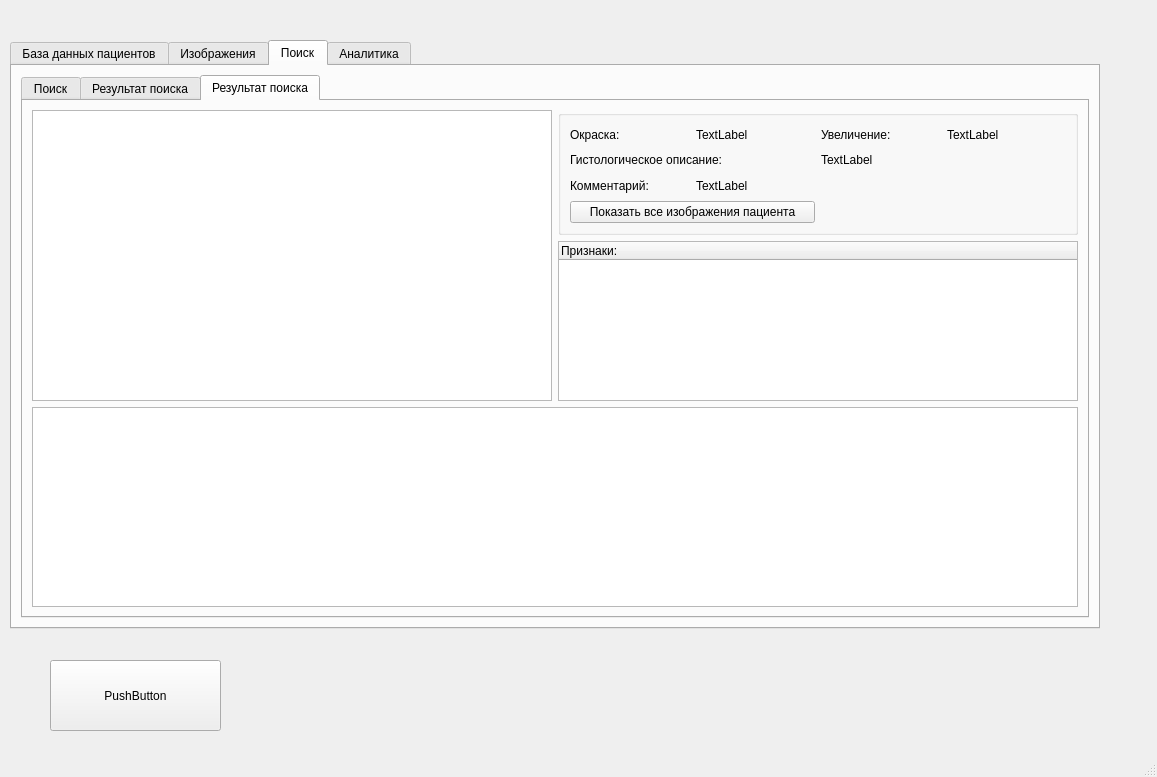
<?xml version="1.0" encoding="UTF-8"?>
<ui version="4.0">
 <class>MainWindow</class>
 <widget class="QMainWindow" name="MainWindow">
  <property name="geometry">
   <rect>
    <x>0</x>
    <y>0</y>
    <width>1157</width>
    <height>777</height>
   </rect>
  </property>
  <property name="windowTitle">
   <string>MainWindow</string>
  </property>
  <widget class="QWidget" name="centralwidget">
   <widget class="QTabWidget" name="tabWidget">
    <property name="geometry">
     <rect>
      <x>10</x>
      <y>40</y>
      <width>1090</width>
      <height>589</height>
     </rect>
    </property>
    <property name="currentIndex">
     <number>2</number>
    </property>
    <widget class="QWidget" name="tab">
     <attribute name="title">
      <string>База данных пациентов</string>
     </attribute>
     <layout class="QGridLayout" name="gridLayout_2">
      <item row="1" column="0">
       <widget class="QPushButton" name="pushButton">
        <property name="text">
         <string>Добавить пациента</string>
        </property>
       </widget>
      </item>
      <item row="1" column="1">
       <widget class="QPushButton" name="pushButton_2">
        <property name="text">
         <string>Редактировать пациента</string>
        </property>
       </widget>
      </item>
      <item row="1" column="2">
       <widget class="QPushButton" name="pushButton_3">
        <property name="text">
         <string>Удалить пациента</string>
        </property>
       </widget>
      </item>
      <item row="0" column="0" colspan="3">
       <widget class="QTableView" name="tableView"/>
      </item>
     </layout>
    </widget>
    <widget class="QWidget" name="tab_2">
     <attribute name="title">
      <string>Изображения</string>
     </attribute>
     <layout class="QGridLayout" name="gridLayout_3">
      <item row="3" column="0" colspan="2">
       <layout class="QHBoxLayout" name="horizontalLayout">
        <item>
         <widget class="QPushButton" name="pushButton_4">
          <property name="text">
           <string>Новое изображение</string>
          </property>
         </widget>
        </item>
        <item>
         <widget class="QPushButton" name="pushButton_5">
          <property name="text">
           <string>Редактировать изображение</string>
          </property>
         </widget>
        </item>
        <item>
         <widget class="QPushButton" name="pushButton_6">
          <property name="text">
           <string>Удалить изображение</string>
          </property>
         </widget>
        </item>
       </layout>
      </item>
      <item row="1" column="1">
       <widget class="QTreeWidget" name="treeWidget">
        <property name="minimumSize">
         <size>
          <width>500</width>
          <height>100</height>
         </size>
        </property>
        <property name="maximumSize">
         <size>
          <width>600</width>
          <height>16777215</height>
         </size>
        </property>
        <column>
         <property name="text">
          <string notr="true">Признаки:</string>
         </property>
        </column>
       </widget>
      </item>
      <item row="0" column="1">
       <widget class="QGroupBox" name="groupBox">
        <property name="minimumSize">
         <size>
          <width>500</width>
          <height>125</height>
         </size>
        </property>
        <property name="maximumSize">
         <size>
          <width>600</width>
          <height>250</height>
         </size>
        </property>
        <property name="title">
         <string/>
        </property>
        <layout class="QGridLayout" name="gridLayout_4">
         <item row="1" column="3">
          <widget class="QLabel" name="label_9">
           <property name="text">
            <string>TextLabel</string>
           </property>
          </widget>
         </item>
         <item row="1" column="0">
          <widget class="QLabel" name="label_6">
           <property name="text">
            <string>Окраска:</string>
           </property>
          </widget>
         </item>
         <item row="1" column="2">
          <widget class="QLabel" name="label_8">
           <property name="text">
            <string>Увеличение:</string>
           </property>
          </widget>
         </item>
         <item row="0" column="3">
          <widget class="QLabel" name="label_5">
           <property name="text">
            <string>TextLabel</string>
           </property>
          </widget>
         </item>
         <item row="0" column="0">
          <widget class="QLabel" name="label_2">
           <property name="text">
            <string>№ изображения:</string>
           </property>
          </widget>
         </item>
         <item row="3" column="2" colspan="2">
          <widget class="QLabel" name="label_11">
           <property name="text">
            <string>TextLabel</string>
           </property>
          </widget>
         </item>
         <item row="1" column="1">
          <widget class="QLabel" name="label_7">
           <property name="text">
            <string>TextLabel</string>
           </property>
          </widget>
         </item>
         <item row="3" column="0" colspan="2">
          <widget class="QLabel" name="label_10">
           <property name="text">
            <string>Гистологическое описание:</string>
           </property>
          </widget>
         </item>
         <item row="0" column="2">
          <widget class="QLabel" name="label_4">
           <property name="text">
            <string>Количество изображений:</string>
           </property>
          </widget>
         </item>
         <item row="0" column="1">
          <widget class="QLabel" name="label_3">
           <property name="text">
            <string>TextLabel</string>
           </property>
          </widget>
         </item>
         <item row="4" column="0">
          <widget class="QLabel" name="label_12">
           <property name="text">
            <string>Комментарий:</string>
           </property>
          </widget>
         </item>
         <item row="4" column="1" colspan="3">
          <widget class="QLabel" name="label_13">
           <property name="text">
            <string>TextLabel</string>
           </property>
          </widget>
         </item>
         <item row="2" column="0">
          <widget class="QLabel" name="label_34">
           <property name="text">
            <string>Цитологическое описание</string>
           </property>
          </widget>
         </item>
         <item row="2" column="1">
          <widget class="QLabel" name="label_35">
           <property name="text">
            <string>TextLabel</string>
           </property>
          </widget>
         </item>
        </layout>
       </widget>
      </item>
      <item row="0" column="0" rowspan="2">
       <widget class="QGraphicsView" name="graphicsView"/>
      </item>
      <item row="2" column="0" colspan="2">
       <widget class="QTableWidget" name="tableWidget"/>
      </item>
     </layout>
    </widget>
    <widget class="QWidget" name="tab_3">
     <attribute name="title">
      <string>Поиск</string>
     </attribute>
     <layout class="QGridLayout" name="gridLayout_6">
      <item row="0" column="1">
       <widget class="QTabWidget" name="tabWidget_2">
        <property name="currentIndex">
         <number>2</number>
        </property>
        <widget class="QWidget" name="tab_5">
         <attribute name="title">
          <string>Поиск</string>
         </attribute>
         <layout class="QGridLayout" name="gridLayout_7">
          <item row="1" column="2" colspan="2">
           <widget class="QGroupBox" name="groupBox_3">
            <property name="title">
             <string>Поиск по симптомам:</string>
            </property>
            <layout class="QGridLayout" name="gridLayout_9">
             <item row="1" column="0">
              <widget class="QTreeWidget" name="treeWidget_2">
               <column>
                <property name="text">
                 <string>Признаки:</string>
                </property>
               </column>
              </widget>
             </item>
             <item row="0" column="0">
              <layout class="QHBoxLayout" name="horizontalLayout_6">
               <item>
                <widget class="QRadioButton" name="radioButton_5">
                 <property name="text">
                  <string>&quot;И&quot;</string>
                 </property>
                 <property name="checked">
                  <bool>true</bool>
                 </property>
                </widget>
               </item>
               <item>
                <widget class="QRadioButton" name="radioButton_6">
                 <property name="text">
                  <string>&quot;ИЛИ&quot;</string>
                 </property>
                </widget>
               </item>
               <item>
                <spacer name="horizontalSpacer_5">
                 <property name="orientation">
                  <enum>Qt::Horizontal</enum>
                 </property>
                 <property name="sizeHint" stdset="0">
                  <size>
                   <width>40</width>
                   <height>20</height>
                  </size>
                 </property>
                </spacer>
               </item>
              </layout>
             </item>
            </layout>
           </widget>
          </item>
          <item row="1" column="1">
           <widget class="QGroupBox" name="groupBox_2">
            <property name="minimumSize">
             <size>
              <width>600</width>
              <height>0</height>
             </size>
            </property>
            <property name="maximumSize">
             <size>
              <width>600</width>
              <height>16777215</height>
             </size>
            </property>
            <property name="title">
             <string>Поиск по пациенту:</string>
            </property>
            <layout class="QGridLayout" name="gridLayout_8">
             <item row="10" column="1">
              <widget class="QDateEdit" name="dateEdit_4">
               <property name="minimumDateTime">
                <datetime>
                 <hour>0</hour>
                 <minute>0</minute>
                 <second>0</second>
                 <year>1752</year>
                 <month>9</month>
                 <day>14</day>
                </datetime>
               </property>
               <property name="minimumDate">
                <date>
                 <year>1752</year>
                 <month>9</month>
                 <day>14</day>
                </date>
               </property>
               <property name="calendarPopup">
                <bool>true</bool>
               </property>
               <property name="date">
                <date>
                 <year>1900</year>
                 <month>1</month>
                 <day>1</day>
                </date>
               </property>
              </widget>
             </item>
             <item row="7" column="0">
              <widget class="QLabel" name="label_27">
               <property name="text">
                <string>Дата рождения с:</string>
               </property>
              </widget>
             </item>
             <item row="5" column="0">
              <widget class="QLabel" name="label_32">
               <property name="text">
                <string>Диагноз гистологический:</string>
               </property>
              </widget>
             </item>
             <item row="9" column="1">
              <widget class="QDateEdit" name="dateEdit_3">
               <property name="calendarPopup">
                <bool>true</bool>
               </property>
               <property name="date">
                <date>
                 <year>1900</year>
                 <month>1</month>
                 <day>1</day>
                </date>
               </property>
              </widget>
             </item>
             <item row="1" column="0">
              <widget class="QLabel" name="label_22">
               <property name="text">
                <string>Фамилия:</string>
               </property>
              </widget>
             </item>
             <item row="9" column="0">
              <widget class="QLabel" name="label_29">
               <property name="text">
                <string>Дата забодевания с:</string>
               </property>
              </widget>
             </item>
             <item row="8" column="0">
              <widget class="QLabel" name="label_28">
               <property name="text">
                <string>Дата рождения по:</string>
               </property>
              </widget>
             </item>
             <item row="0" column="0">
              <widget class="QLabel" name="label">
               <property name="text">
                <string>Номер карты:</string>
               </property>
              </widget>
             </item>
             <item row="5" column="1">
              <widget class="QComboBox" name="comboBox"/>
             </item>
             <item row="3" column="0">
              <widget class="QLabel" name="label_26">
               <property name="text">
                <string>Отчество:</string>
               </property>
              </widget>
             </item>
             <item row="10" column="0">
              <widget class="QLabel" name="label_30">
               <property name="text">
                <string>Дата заболевания по:</string>
               </property>
              </widget>
             </item>
             <item row="4" column="0">
              <widget class="QLabel" name="label_31">
               <property name="text">
                <string>Пол:</string>
               </property>
              </widget>
             </item>
             <item row="2" column="0">
              <widget class="QLabel" name="label_23">
               <property name="text">
                <string>Имя:</string>
               </property>
              </widget>
             </item>
             <item row="8" column="1">
              <widget class="QDateEdit" name="dateEdit_2">
               <property name="calendarPopup">
                <bool>true</bool>
               </property>
               <property name="date">
                <date>
                 <year>1900</year>
                 <month>1</month>
                 <day>1</day>
                </date>
               </property>
              </widget>
             </item>
             <item row="7" column="1">
              <widget class="QDateEdit" name="dateEdit">
               <property name="currentSection">
                <enum>QDateTimeEdit::DaySection</enum>
               </property>
               <property name="calendarPopup">
                <bool>true</bool>
               </property>
               <property name="date">
                <date>
                 <year>1900</year>
                 <month>1</month>
                 <day>1</day>
                </date>
               </property>
              </widget>
             </item>
             <item row="11" column="0">
              <spacer name="verticalSpacer_2">
               <property name="orientation">
                <enum>Qt::Vertical</enum>
               </property>
               <property name="sizeHint" stdset="0">
                <size>
                 <width>20</width>
                 <height>40</height>
                </size>
               </property>
              </spacer>
             </item>
             <item row="3" column="1">
              <widget class="QLineEdit" name="lineEdit"/>
             </item>
             <item row="1" column="1">
              <widget class="QLineEdit" name="lineEdit_3"/>
             </item>
             <item row="2" column="1">
              <widget class="QLineEdit" name="lineEdit_2"/>
             </item>
             <item row="0" column="1">
              <widget class="QLineEdit" name="lineEdit_4"/>
             </item>
             <item row="4" column="1">
              <layout class="QHBoxLayout" name="horizontalLayout_2">
               <item>
                <widget class="QRadioButton" name="radioButton">
                 <property name="text">
                  <string>М</string>
                 </property>
                </widget>
               </item>
               <item>
                <widget class="QRadioButton" name="radioButton_2">
                 <property name="text">
                  <string>Ж</string>
                 </property>
                </widget>
               </item>
               <item>
                <spacer name="horizontalSpacer_2">
                 <property name="orientation">
                  <enum>Qt::Horizontal</enum>
                 </property>
                 <property name="sizeHint" stdset="0">
                  <size>
                   <width>40</width>
                   <height>20</height>
                  </size>
                 </property>
                </spacer>
               </item>
              </layout>
             </item>
             <item row="6" column="0">
              <widget class="QLabel" name="label_33">
               <property name="text">
                <string>Диагноз цитологический</string>
               </property>
              </widget>
             </item>
             <item row="6" column="1">
              <widget class="QComboBox" name="comboBox_2"/>
             </item>
            </layout>
           </widget>
          </item>
          <item row="0" column="1" colspan="3">
           <layout class="QHBoxLayout" name="horizontalLayout_3">
            <property name="sizeConstraint">
             <enum>QLayout::SetMinimumSize</enum>
            </property>
            <item>
             <widget class="QRadioButton" name="radioButton_3">
              <property name="text">
               <string>Поиск по пациенту</string>
              </property>
              <property name="checked">
               <bool>true</bool>
              </property>
             </widget>
            </item>
            <item>
             <widget class="QRadioButton" name="radioButton_4">
              <property name="text">
               <string>Поиск по признакам</string>
              </property>
             </widget>
            </item>
            <item>
             <spacer name="horizontalSpacer_3">
              <property name="orientation">
               <enum>Qt::Horizontal</enum>
              </property>
              <property name="sizeHint" stdset="0">
               <size>
                <width>40</width>
                <height>20</height>
               </size>
              </property>
             </spacer>
            </item>
           </layout>
          </item>
          <item row="2" column="1" colspan="3">
           <layout class="QHBoxLayout" name="horizontalLayout_4">
            <item>
             <spacer name="horizontalSpacer_4">
              <property name="orientation">
               <enum>Qt::Horizontal</enum>
              </property>
              <property name="sizeHint" stdset="0">
               <size>
                <width>40</width>
                <height>20</height>
               </size>
              </property>
             </spacer>
            </item>
            <item>
             <widget class="QPushButton" name="pushButton_7">
              <property name="text">
               <string>Найти</string>
              </property>
             </widget>
            </item>
            <item>
             <widget class="QPushButton" name="pushButton_8">
              <property name="text">
               <string>Очистить</string>
              </property>
             </widget>
            </item>
           </layout>
          </item>
         </layout>
        </widget>
        <widget class="QWidget" name="tab_6">
         <attribute name="title">
          <string>Результат поиска</string>
         </attribute>
         <layout class="QGridLayout" name="gridLayout_10">
          <item row="0" column="0">
           <widget class="QTableWidget" name="tableWidget_2">
            <column>
             <property name="text">
              <string>id</string>
             </property>
            </column>
            <column>
             <property name="text">
              <string>Номер карты</string>
             </property>
            </column>
            <column>
             <property name="text">
              <string>Фамилия</string>
             </property>
            </column>
            <column>
             <property name="text">
              <string>Имя</string>
             </property>
            </column>
            <column>
             <property name="text">
              <string>Отчество</string>
             </property>
            </column>
            <column>
             <property name="text">
              <string>Дата рождения</string>
             </property>
            </column>
            <column>
             <property name="text">
              <string>Возраст</string>
             </property>
            </column>
            <column>
             <property name="text">
              <string>Пол</string>
             </property>
            </column>
            <column>
             <property name="text">
              <string>Новый столбец</string>
             </property>
            </column>
            <column>
             <property name="text">
              <string>Диагноз</string>
             </property>
            </column>
            <column>
             <property name="text">
              <string>Количество изображения</string>
             </property>
            </column>
            <column>
             <property name="text">
              <string>Комментарий</string>
             </property>
            </column>
           </widget>
          </item>
         </layout>
        </widget>
        <widget class="QWidget" name="tab_7">
         <attribute name="title">
          <string>Результат поиска</string>
         </attribute>
         <layout class="QGridLayout" name="gridLayout_13">
          <item row="0" column="0" rowspan="2">
           <widget class="QGraphicsView" name="graphicsView_2"/>
          </item>
          <item row="0" column="1">
           <widget class="QGroupBox" name="groupBox_4">
            <property name="minimumSize">
             <size>
              <width>500</width>
              <height>125</height>
             </size>
            </property>
            <property name="maximumSize">
             <size>
              <width>600</width>
              <height>250</height>
             </size>
            </property>
            <property name="title">
             <string/>
            </property>
            <layout class="QGridLayout" name="gridLayout_12">
             <item row="0" column="3">
              <widget class="QLabel" name="label_45">
               <property name="text">
                <string>TextLabel</string>
               </property>
              </widget>
             </item>
             <item row="0" column="0">
              <widget class="QLabel" name="label_46">
               <property name="text">
                <string>Окраска:</string>
               </property>
              </widget>
             </item>
             <item row="1" column="2" colspan="2">
              <widget class="QLabel" name="label_50">
               <property name="text">
                <string>TextLabel</string>
               </property>
              </widget>
             </item>
             <item row="0" column="2">
              <widget class="QLabel" name="label_47">
               <property name="text">
                <string>Увеличение:</string>
               </property>
              </widget>
             </item>
             <item row="0" column="1">
              <widget class="QLabel" name="label_51">
               <property name="text">
                <string>TextLabel</string>
               </property>
              </widget>
             </item>
             <item row="2" column="0">
              <widget class="QLabel" name="label_55">
               <property name="text">
                <string>Комментарий:</string>
               </property>
              </widget>
             </item>
             <item row="1" column="0" colspan="2">
              <widget class="QLabel" name="label_52">
               <property name="text">
                <string>Гистологическое описание:</string>
               </property>
              </widget>
             </item>
             <item row="2" column="1" colspan="3">
              <widget class="QLabel" name="label_56">
               <property name="text">
                <string>TextLabel</string>
               </property>
              </widget>
             </item>
             <item row="3" column="0" colspan="2">
              <widget class="QPushButton" name="pushButton_9">
               <property name="text">
                <string>Показать все изображения пациента</string>
               </property>
              </widget>
             </item>
            </layout>
           </widget>
          </item>
          <item row="1" column="1">
           <widget class="QTreeWidget" name="treeWidget_3">
            <property name="minimumSize">
             <size>
              <width>500</width>
              <height>100</height>
             </size>
            </property>
            <property name="maximumSize">
             <size>
              <width>600</width>
              <height>16777215</height>
             </size>
            </property>
            <column>
             <property name="text">
              <string notr="true">Признаки:</string>
             </property>
            </column>
           </widget>
          </item>
          <item row="2" column="0" colspan="2">
           <widget class="QTableWidget" name="tableWidget_3">
            <property name="minimumSize">
             <size>
              <width>0</width>
              <height>200</height>
             </size>
            </property>
            <property name="maximumSize">
             <size>
              <width>16777215</width>
              <height>200</height>
             </size>
            </property>
            <property name="editTriggers">
             <set>QAbstractItemView::NoEditTriggers</set>
            </property>
            <attribute name="horizontalHeaderVisible">
             <bool>false</bool>
            </attribute>
            <attribute name="horizontalHeaderMinimumSectionSize">
             <number>200</number>
            </attribute>
            <attribute name="horizontalHeaderDefaultSectionSize">
             <number>200</number>
            </attribute>
            <attribute name="horizontalHeaderHighlightSections">
             <bool>true</bool>
            </attribute>
            <attribute name="verticalHeaderVisible">
             <bool>false</bool>
            </attribute>
            <attribute name="verticalHeaderMinimumSectionSize">
             <number>200</number>
            </attribute>
            <attribute name="verticalHeaderDefaultSectionSize">
             <number>200</number>
            </attribute>
           </widget>
          </item>
         </layout>
        </widget>
       </widget>
      </item>
     </layout>
    </widget>
    <widget class="QWidget" name="tab_4">
     <attribute name="title">
      <string>Аналитика</string>
     </attribute>
     <layout class="QGridLayout" name="gridLayout_5">
      <item row="0" column="2" rowspan="6">
       <widget class="QChartView" name="chartView" native="true">
        <property name="minimumSize">
         <size>
          <width>240</width>
          <height>0</height>
         </size>
        </property>
        <property name="maximumSize">
         <size>
          <width>250</width>
          <height>16777215</height>
         </size>
        </property>
       </widget>
      </item>
      <item row="5" column="0">
       <widget class="QLabel" name="label_20">
        <property name="text">
         <string>Гистологических диагнозв:</string>
        </property>
       </widget>
      </item>
      <item row="2" column="1">
       <widget class="QLabel" name="label_17">
        <property name="text">
         <string>TextLabel</string>
        </property>
       </widget>
      </item>
      <item row="2" column="0">
       <widget class="QLabel" name="label_16">
        <property name="text">
         <string>Изображений:</string>
        </property>
       </widget>
      </item>
      <item row="4" column="1">
       <widget class="QLabel" name="label_19">
        <property name="text">
         <string>TextLabel</string>
        </property>
       </widget>
      </item>
      <item row="3" column="1">
       <widget class="QLabel" name="label_25">
        <property name="text">
         <string>TextLabel</string>
        </property>
       </widget>
      </item>
      <item row="3" column="0">
       <widget class="QLabel" name="label_24">
        <property name="text">
         <string>Морфологических макропизнаков:</string>
        </property>
       </widget>
      </item>
      <item row="4" column="0">
       <widget class="QLabel" name="label_18">
        <property name="text">
         <string>Морфолгических микропризнаков:</string>
        </property>
       </widget>
      </item>
      <item row="4" column="3">
       <spacer name="horizontalSpacer">
        <property name="orientation">
         <enum>Qt::Horizontal</enum>
        </property>
        <property name="sizeHint" stdset="0">
         <size>
          <width>40</width>
          <height>20</height>
         </size>
        </property>
       </spacer>
      </item>
      <item row="0" column="0">
       <widget class="QLabel" name="label_14">
        <property name="text">
         <string>Пациентов:</string>
        </property>
       </widget>
      </item>
      <item row="5" column="1">
       <widget class="QLabel" name="label_21">
        <property name="text">
         <string>TextLabel</string>
        </property>
       </widget>
      </item>
      <item row="0" column="1">
       <widget class="QLabel" name="label_15">
        <property name="text">
         <string>TextLabel</string>
        </property>
       </widget>
      </item>
      <item row="6" column="0" colspan="4">
       <widget class="QTableWidget" name="tableWidget_4">
        <column>
         <property name="text">
          <string>Название:</string>
         </property>
        </column>
        <column>
         <property name="text">
          <string>Количество:</string>
         </property>
        </column>
        <column>
         <property name="text">
          <string>% соотношение:</string>
         </property>
        </column>
       </widget>
      </item>
     </layout>
    </widget>
   </widget>
   <widget class="QPushButton" name="pushButton_10">
    <property name="geometry">
     <rect>
      <x>50</x>
      <y>660</y>
      <width>171</width>
      <height>71</height>
     </rect>
    </property>
    <property name="text">
     <string>PushButton</string>
    </property>
   </widget>
  </widget>
  <widget class="QMenuBar" name="menubar">
   <property name="geometry">
    <rect>
     <x>0</x>
     <y>0</y>
     <width>1157</width>
     <height>22</height>
    </rect>
   </property>
  </widget>
  <widget class="QStatusBar" name="statusbar"/>
 </widget>
 <customwidgets>
  <customwidget>
   <class>QChartView</class>
   <extends>QWidget</extends>
   <header>QtCharts</header>
   <container>1</container>
  </customwidget>
 </customwidgets>
 <resources/>
 <connections/>
</ui>
